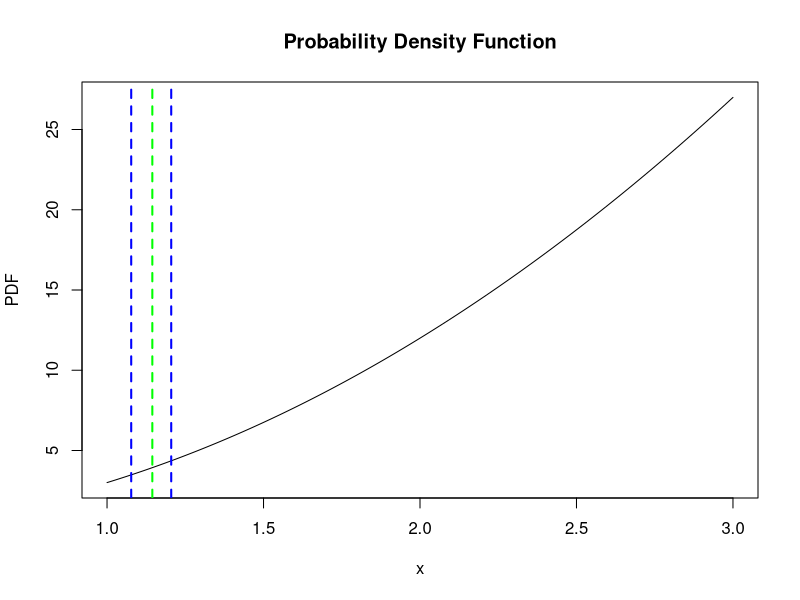
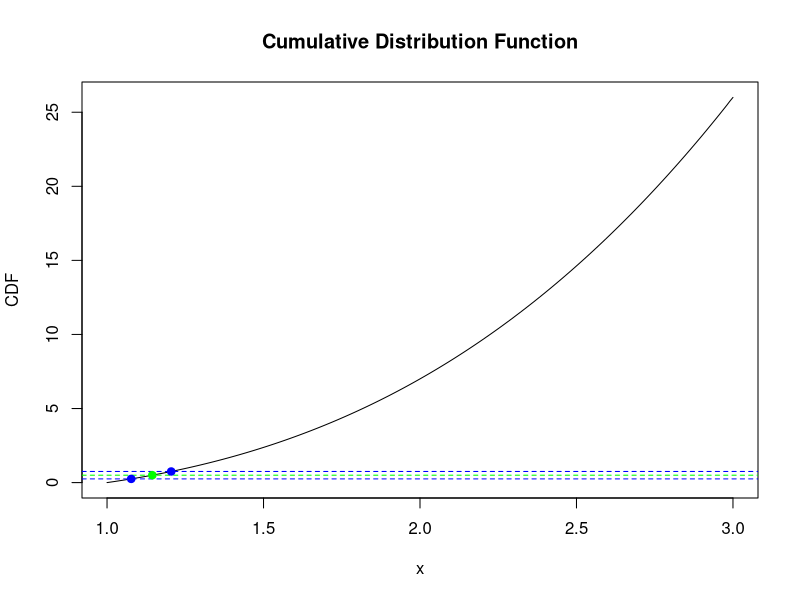

Write R code to recreate these figures, in order.
## ---- chunk 1
knitr::opts_chunk$set(echo = TRUE)
## ---- chunk 2
ways_to_distribute_medals = factorial(8)/factorial(8-3)
ways_to_distribute_medals
## ---- chunk 3
ways_to_distribute_medals_jamaica = factorial(3)
ways_to_distribute_medals_jamaica
## ---- chunk 4
probability_all_medals_jamaica = ways_to_distribute_medals_jamaica / ways_to_distribute_medals
probability_all_medals_jamaica
## ---- chunk 5
# Function to check if all medals are awarded to Jamaica
isAllJamaica = function(order) {
  all(order[1:3] %in% c("Jamaica1", "Jamaica2", "Jamaica3"))
}

# Number of simulations
num_simulations = 1000000

# Variable to count how many times all 3 medals go to Jamaica
jamaica_medal_count <- 0

# Names of the 8 runners
runners = c("Jamaica1", "Jamaica2", "Jamaica3", "Runner4", "Runner5", "Runner6", "Runner7", "Runner8")

# Simulation
for (i in 1:num_simulations) {
  # Shuffle the order of the runners randomly
  shuffled_order = sample(runners)
  
  # If all 3 medals are awarded to Jamaica 
  if (isAllJamaica(shuffled_order)) {
    jamaica_medal_count = jamaica_medal_count + 1
  }
}

# Probability
probability = jamaica_medal_count / num_simulations
cat("Simulated probability of 3 winners from Jamaica:", probability, "\n")

## ---- chunk 6
set.seed(123)

# Function to draw 5 cards of the same suit without replacement
draw_hand_same_suit = function() {
  deck = sample(1:52, 5)
  return(deck)
}

# Function to check if all cards in the hand belong to the same suit
same_suit = function(hand) {
  suits = (hand - 1) %/% 13  # Determine the suit of each card (0-3)
  return(all(suits == suits[1]))
}

# Number of simulations
num_simulations = 100000

# Number of cases with same suit
count_same_suit = 0

# Simulation
for (i in 1:num_simulations) {
  hand = draw_hand_same_suit()
  if (same_suit(hand)) {
    count_same_suit = count_same_suit + 1
  }
}

# Calculation of probability
simulated_probability = count_same_suit / num_simulations
cat("Simulated Probability:", simulated_probability, "\n")


## ---- chunk 7
# Function to draw 2 cards without replacement
draw_2_cards = function() {
  deck = sample(1:52, 2)
  return(deck)
}

# Number of simulations
num_simulations = 100000

# Number of cases with 2 Kings
count_2_kings = 0

# Simulation
for (i in 1:num_simulations) {
  hand <- draw_2_cards()
  kings_in_hand <- sum(hand %% 13 == 0)  # Kings have a reminder of 0 when divided by 13
  if (kings_in_hand == 2) {
    count_2_kings = count_2_kings + 1
  }
}

# Calculation of probability
simulated_probability = count_2_kings / num_simulations
cat("Simulated Probability:", simulated_probability, "\n")


## ---- chunk 8
# Function to draw 2 cards without replacement
draw_2_cards = function() {
  deck = sample(1:52, 2)
  return(deck)
}

# Number of simulations
num_simulations = 100000

# Number of drawing second King
count_second_king = 0

# Simulation

for (i in 1:num_simulations) {
  hand = draw_2_cards()
  if (hand[1] %% 13 == 0) {  # Check if the first card is a King
    if (hand[2] %% 13 == 0) {  # Check if the second card is also a King
      count_second_king <- count_second_king + 1
    }
  }
}

# Calculation of probability

simulated_probability = count_second_king / num_simulations
cat("Simulated Probability of having the second King on the second draw:", simulated_probability, "\n")
## ---- chunk 9
# Function to calculate combinations
combinations = function(n, k) {
  return(factorial(n) / (factorial(k) * factorial(n - k)))
}

# Calculation of the probability
probability = (combinations(4, 1) * combinations(13, 3) * combinations(3, 1) * combinations(13, 1) * combinations(13, 1)) / combinations(52, 5)

cat("Probability:", probability, "\n")

## ---- chunk 10
# Function to simulate and calculate the probability
simulate_probability = function(num_simulations) {
  favorable_outcomes = 0
  total_simulations = num_simulations
  
  for (i in 1:num_simulations) {
    deck <- rep(1:4, each = 13)  # Create a deck with 4 suits, 13 cards each
    sample_cards = sample(deck, 5, replace = FALSE)  # Sample 5 cards without replacement
    unique_suits = length(unique(sample_cards))
    
    # Check if there are exactly 3 different suits
    if (unique_suits == 3) {
      # Check if there is one suit with 3 cards
      for (suit in 1:4) {
        if (sum(sample_cards == suit) == 3) {
          favorable_outcomes = favorable_outcomes + 1
          break
        }
      }
    }
  }
  
  # Calculation of the probability
  probability = favorable_outcomes / total_simulations
  return(probability)
}

# Number of simulations
num_simulations = 100000

# Calculation of the probability
result = simulate_probability(num_simulations)
cat("Simulated Probability:", result, "\n")

## ---- chunk 11
n = 8  # Total number of questions
p_correct = 1/5  # Probability of guessing correctly

# Calculate the expected value (mean)
expected_value = n * (p_correct * 1 + (1 - p_correct) * (-0.25))

# Calculate the variance using the formula
variance = n * p_correct * (1 - p_correct)

# Calculate the standard deviation
standard_deviation = sqrt(variance)

cat("Expected value  for total points:", expected_value, "\n")
cat("Standard deviation for total points:", standard_deviation, "\n")
## ---- chunk 12
# Set the parameters
n_students = 1000
n = 8
p1 = 1/5
penalty = -0.25

# Create an empty vector to store the total scores
total_scores = numeric(n_students)

# Simulate the test for each student
for (i in 1:n_students) {
  correct_answers = dbinom(n, 1, p1)
  incorrect_answers = 1 - correct_answers
  total_score = sum(correct_answers) - (penalty * sum(incorrect_answers))
  total_scores[i] = total_score
}

# Calculate the mean and sample standard deviation
mean_score = mean(total_scores)
std_deviation = sd(total_scores)

cat("Mean number of points:", mean_score, "\n")
cat("Sample standard deviation:", std_deviation, "\n")

## ---- chunk 13
# Set the parameters
n = 8  
p_know = 0.8  # Probability that the student knows the answer

# Calculate the expected number of points 
expected_points = p_know * n

cat("Expected number of points:", expected_points, "\n")
## ---- chunk 14
n = 8  
p_know = 0.8  # Probability that the student knows the answer
p_random = 1/5  # Probability of randomly guessing the answer
points_random = p_random * -0.25  # Points for random guesses with penalty

# Calculate the expected number of points
expected_points = (p_know * n) + (p_random * points_random *  n )

# Calculate the variance
variance = (p_know * (1 - p_know) * n ) + (p_random * (1 - p_random) * n )

# Calculate the standard deviation
standard_deviation = sqrt(variance)

cat("Expected number of points:", expected_points, "\n")
cat("Standard deviation:", standard_deviation, "\n")

## ---- chunk 15
n = 8  
p_first_know = 0.8  # Probability that the first student knows the answer
p_second_know = 0.9  # Probability that the second student knows the answer
p_random = 1/5  # Probability of randomly guessing the answer
points_random = p_random * -0.25  # Points for random guesses 
num_simulations = 1000  # Number of pairs of students to simulate

# Counter for the cases where the first student has more points
count_higher_points = 0

# Simulate pairs of students
for (i in 1:num_simulations) {
  # Simulate the first student's test
  first_student_scores = rbinom(n, 1, p_first_know)
  first_student_points = sum(first_student_scores * 1 + (1 - first_student_scores) * points_random)
  
  # Simulate the second student's test
  second_student_scores = rbinom(n, 1, p_second_know)
  second_student_points = sum(second_student_scores * 1 + (1 - second_student_scores) * points_random)
  
  # Check if the first student has more points
  if (first_student_points > second_student_points) {
    count_higher_points = count_higher_points + 1
  }
}

# Calculate the probability that the first student has higher points
probability_higher_points = count_higher_points / num_simulations

cat("Probability that the first student has higher points:", probability_higher_points, "\n")
## ---- chunk 16
# Define the probability density function
pdf <- function(x) {
  ifelse(x >= 1 & x <= 3, 3 * x^2, 0)
}

# Define the cumulative distribution function (CDF)
cdf <- Vectorize(function(x) {
  ifelse(x < 1, 0, ifelse(x >= 1 & x <= 3, integrate(pdf, lower = 0, upper = x)$value, 1))
}, vectorize.args = "x")

# Calculate the expected value
mean <- integrate(function(x) x * pdf(x), lower = 1, upper = 3)$value

# Calculate the standard deviation
sd <- sqrt(integrate(function(x) (x - mean)^2 * pdf(x), lower = 1, upper = 3)$value)

# Calculate the median
median <- uniroot(function(x) cdf(x) - 0.5, interval = c(1, 3))$root

# Calculate the quartiles
q1 <- uniroot(function(x) cdf(x) - 0.25, interval = c(1, 3))$root
q3 <- uniroot(function(x) cdf(x) - 0.75, interval = c(1, 3))$root

# Calculate the inter-quartile range
iqr <- q3 - q1

# Create a sequence of x values for plotting
x_values <- seq(1, 3, by = 0.01)

# Calculate PDF values for the x values
pdf_values <- sapply(x_values, pdf)

# Calculate CDF values for the x values
cdf_values <- sapply(x_values, cdf)

# Create a plot for the PDF
plot(x_values, pdf_values, type = "l", xlab = "x", ylab = "PDF", main = "Probability Density Function")
abline(v = mean, col = "red", lty = 2, lwd = 2)
abline(v = median, col = "green", lty = 2, lwd = 2)
abline(v = c(q1, q3), col = "blue", lty = 2, lwd = 2)

# Create a plot for the CDF
plot(x_values, cdf_values, type = "l", xlab = "x", ylab = "CDF", main = "Cumulative Distribution Function")
abline(h = 0.5, col = "green", lty = 2)
abline(h = 0.25, col = "blue", lty = 2)
abline(h = 0.75, col = "blue", lty = 2)

# Highlight the mean, median, and quartiles in the CDF plot
points(mean, 0.5, col = "red", pch = 19)
points(median, 0.5, col = "green", pch = 19)
points(q1, 0.25, col = "blue", pch = 19)
points(q3, 0.75, col = "blue", pch = 19)

